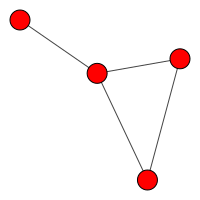

Generate this figure with Python:
import pandas as pd
import igraph as ig
import numpy as np
import sgraph as sg
import matplotlib.pyplot as plt
import matplotlib.colors as mcolors
import os
from scipy.linalg import expm


G = ig.Graph(directed = False)
nod = [0,1,2,3]
ar = [(0,1),(1,2),(0,2),(2,3)]

G.add_vertices(nod)
G.add_edges(ar)

L=sg.Laplacian(G)
LN = sg.NormLaplacian(G)
visual_style = {
        "vertex_size": 20,  # Tamaño de los nodos
        "bbox": (200, 200),  # Tamaño del gráfico
        "margin": 20
    }

# Mostrar el grafo
ig.plot(G, **visual_style, target='playexample.png')
print(L)
print(LN)

startsig = [20,3,10,2]
def conv(h1, h2, h3, h4,L):
    n = len(L)
    Id = np.identity(n)
    L2 = np.dot(L,L)
    L3 = np.dot(L,L)
    H = h1*Id + h2*L + h3*L2 +h4*L3
    return H

H = conv(1,-1.5,1,0.25,LN)

it = 10
f2 = np.array(startsig)
print(f2)
f2 = np.dot(H,f2)

print(f2)
f2 = np.array(startsig)
print(f2)

E2 = expm(-5*LN)

print(E2)
f2 = np.dot(E2,f2)
print(f2)
